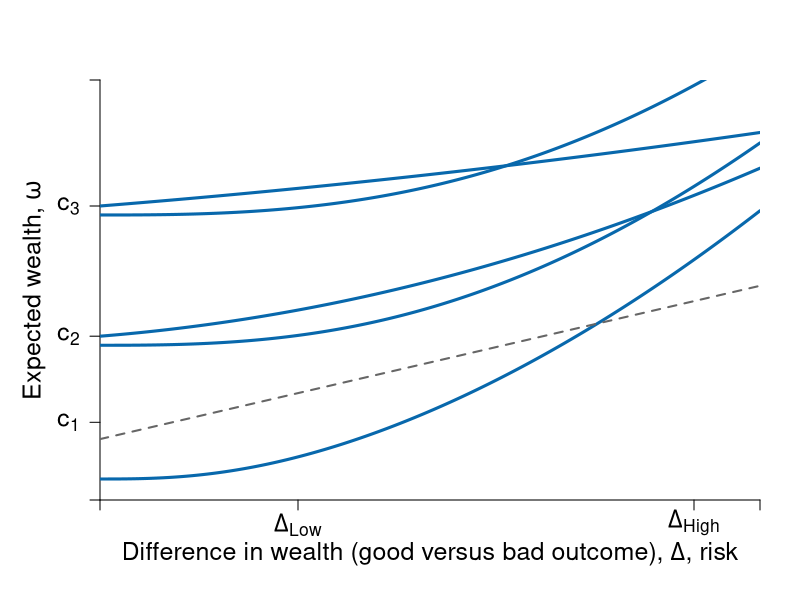

Source code (R): (Note: this script raises an error after producing the figure.)
require(ggplot2)
require(shape)
#library(RColorBrewer)
pdf(file = "risk/risks_low_very.pdf", width = 9, height = 7)

#Set parameters for graphics
axislabelsize <- 1.5
labelsize <- 1.2
graphlinewidth <- 3
segmentlinewidth <- 2
a <- c(2, 4, 6)


COL <- c("#7fc97f", "#beaed4", "#fdc086", "#ffff99", "#386cb0", "#f0027f", "#bf5b17", "#666666")
COLA <- c("#e0f3db", "#99d8c9","#66c2a4","#41ae76", "#238b45", "#005824")
COLB <- c("#c6dbef", "#4eb3d3", "#2b8cbe", "#0868ac","#084081")
COLC <- c("#fcfbfd", "#efedf5", "#dadaeb", "#bcbddc", "#9e9ac8", "#807dba", "#6a51a3", "#54278f", "#3f007d")

par(mar =  c(5, 5, 4, 2))
xlims <- c(0, 10)
ylims <- c(0, 20)

## u <- function(delta, y, b = 0.1, a = 1.5, c = 15){
##   y - b * delta^(c/y + a)
## }

u <- function(y, delta, a = 1.5, b = 0.1, c = 2){
  y^a - b * delta^c
}

indiff <- function(u, delta, a = 1.5, b = 0.1, c = 2){
  (u + b * delta^c )^(1/a)
}

slopeA <- function(g, slope1 = 0.25, slope2 = 0.08){
  slope1 + 2*slope2*g
}
 
tangentline <- function(g, intercept = 1, slope = 2){
  intercept + slope*g
}
 
indiffA2 <- function(g, intercept = 7.8, slope1 = 0.25, slope2 = 0.055){
  intercept  + slope1*g + slope2*g^2
}

slopeA2 <- function(g, slope1 = 0.25, slope2 = 0.055){
  slope1 + 2*slope2*g
}


slopeA3 <- function(g, slope1 = 0.25, slope2 = 0.01){
  slope1 + 2*slope2*g
}
tangentline2 <- function(g, intercept = 1, slope = 2){
  intercept + slope*g
}

#Plot command 
plot(0, 0, xlim = xlims, ylim = ylims, 
     type = "n",
     xlab = expression(paste("")),
     ylab = expression(paste("")), 
     axes = FALSE,
     cex.lab = axislabelsize, 
     bty = "n", 
     xaxs="i", 
     yaxs="i"
)


#Customize ticks and labels for the plot
# ticksy <- seq(ylims[1], ylims[2], 3)
# ylabels <- seq(ylims[1], ylims[2], 3)
# ticksx <- seq(xlims[1], xlims[2], 5)
# xlabels <- seq(xlims[1], xlims[2], 5)
ticksx <- c(0, 3, 9, xlims[2])
xlabels <- c(NA, expression(paste(Delta[Low])), expression(paste(Delta[High])), NA)
ticksy <- c(0, 3.7, 7.8, 14, ylims[2])
ylabels <- c(NA, expression(paste(c[1])), expression(paste(c[2])), expression(paste(c[3])), NA)

axis(1, at = ticksx, pos = 0, labels = xlabels, cex.axis = axislabelsize)
axis(2, at = ticksy, pos = 0, labels = ylabels, las = 1, cex.axis = axislabelsize)

#Axis labels and draw linear utility function
mtext(expression(paste("Difference in wealth (good versus bad outcome), ", Delta, ", risk")), side = 1, line = 2.5, cex = axislabelsize)
text(-1, 0.5*ylims[2], expression(paste("Expected wealth, ", omega)), xpd = TRUE, cex = axislabelsize, srt = 90) 


npts <- 500 
xx1 <- seq(xlims[1], xlims[2], length.out = npts)
xx2 <- seq(ylims[1], ylims[2], length.out = npts)
#xx3 <- seq(7.5, 10.5, length.out = npts)
#xx4 <- seq(6.7594 - 1.75, 6.7594 + 1.75, length.out = npts)

#lines(xx1, riskreturn(xx1), col = COLA[4], lwd = graphlinewidth, lty = 1)
for (u in c(1,20,50) ){
 lines(xx1, indiff(u, xx1, c = 2.7), col = COLB[4], lwd = graphlinewidth, lty = 1)  
}

## contour(xx1, xx2,
##         outer(xx1,xx2, FUN = u),
##         drawlabels = FALSE,
##         col = COLB[3],
##         lwd = graphlinewidth,
##         levels = c(5,10,15),
##         xaxs="i",
##         yaxs="i",
##         add = TRUE)

lines(xx1, indiffA2(xx1, intercept = 7.8, slope2 = 0.055), col = COLB[4], lwd = graphlinewidth, lty = 1)
lines(xx1, indiffA2(xx1, intercept = 14, slope2 = 0.01), col = COLB[4], lwd = graphlinewidth, lty = 1)

#lines(xx1, indiffA(xx1, intercept = 4.4), col = COLB[3], lwd = graphlinewidth, lty = 1)
lines(xx2, tangentline(xx2, intercept = 2.9, slope = slopeA(g = 3)), col = "#666666", lwd = segmentlinewidth, lty = 2)
lines(xx4, tangentline(xx4, intercept = -0.05, slope = slopeA(g = 6.7594)), col = "#666666", lwd = segmentlinewidth, lty = 2)

#lines(xx3, tangentline(xx3, intercept = -2.9, slope = slopeA(g = 9)), col = "#666666", lwd = segmentlinewidth, lty = 2)
#lines(xx1, indiffA2(xx1, intercept = 7.1), col = COLB[5], lwd = graphlinewidth, lty = 1)
lines(xx2, tangentline2(xx2, intercept = 7.25, slope = slopeA2(g = 3)), col = "#666666", lwd = segmentlinewidth, lty = 2)
#lines(xx3, tangentline(xx3, intercept = 3.25, slope = slopeA2(g = 9)), col = "#666666", lwd = segmentlinewidth, lty = 2)

lines(xx2, tangentline2(xx2, intercept = 13.8, slope = slopeA3(g = 3)), col = "#666667", lwd = segmentlinewidth, lty = 2)
#lines(xx3, tangentline(xx3, intercept = 13.1, slope = slopeA3(g = 9)), col = "#666667", lwd = segmentlinewidth, lty = 2)

segments(3, 0, 3, ylims[2], lty = 2, col = "gray", lwd = segmentlinewidth)
segments(9, 0, 9, ylims[2], lty = 2, col = "gray", lwd = segmentlinewidth)

segments(0, indiffA2(3), xlims[2], indiffA2(3), lty = 2, col = "gray", lwd = segmentlinewidth)

#Add points a, b, c and c
# segments(5.6, 0, 5.6, riskreturn(g = 5.6), lty = 2, col = "gray", lwd = segmentlinewidth)
# segments(0, riskreturn(g = 5.6), 5.6, riskreturn(g = 5.6), lty = 2, col = "gray", lwd = segmentlinewidth)
points(6.7594, indiffA(g = 6.7594), pch = 16, col = "black", cex = 1.5)
points(9, indiffA(g = 9), pch = 16, col = "black", cex = 1.5)
points(3, indiffA(g = 3), pch = 16, col = "black", cex = 1.5)
text(3 + 0.15, indiffA(g = 3) - 0.5, expression(e), cex = labelsize)
text(6.7594 + 0.15, indiffA(g = 6.7594) - 0.5, expression(g), cex = labelsize)
text(9 + 0.15, indiffA(g = 9) - 0.5, expression(h), cex = labelsize)



points(3, indiffA2(g = 3), pch = 16, col = "black", cex = 1.5)
text(3 + 0.15, indiffA2(g = 3) - 0.5, expression(f), cex = labelsize)

points(9, indiffA2(g = 9), pch = 16, col = "black", cex = 1.5)
text(9 + 0.15, indiffA2(g = 9) - 0.5, expression(i), cex = labelsize)


points(3, indiffA2(g = 3, intercept = 14, slope2 = 0.01), pch = 16, col = "black", cex = 1.5)
text(3 + 0.15, indiffA2(g = 3, intercept = 14, slope2 = 0.01) - 0.5, expression(k), cex = labelsize)

points(9, indiffA2(g = 9, intercept = 14, slope2 = 0.01), pch = 16, col = "black", cex = 1.5)
text(9 + 0.15, indiffA2(g = 9, intercept = 14, slope2 = 0.01) - 0.5, expression(j), cex = labelsize)


#text(5.6 + 0.25, riskreturn(g = 5.6) - 0.3, expression(A), cex = labelsize)


# segments(0, riskreturn(g = 7.5) , 7.5, riskreturn(g = 7.5) , lty = 2, col = "gray", lwd = segmentlinewidth)
# points(7.5, riskreturn(g = 7.5) , pch = 16, col = "black", cex = 1.5)
# text(7.5 + 0.25, riskreturn(g = 8) - 1, expression(B), cex = labelsize)

#Segment for next best wage offer
#segments(0, 5.75, xlims[2], 5.75, lty = 2, col = "gray", lwd = segmentlinewidth)

#Label risk return schedule
#text(14, riskreturn(g = 14) - 1, expression(paste(g(r) - bar(rho)*K) ), cex = labelsize)

#Label value functions
text(11.8, 17, expression(u[1]), cex = labelsize)
text(6, 6.8, expression("very risk"), cex = labelsize)
text(6, 6, expression("averse"), cex = labelsize)

text(10.4, 17, expression(u[2]), cex = labelsize)
text(6, 12.9, expression("risk"), cex = labelsize)
text(6, 12.1, expression("averse"), cex = labelsize)


text(9.4, 17.7, expression(u[3]), cex = labelsize)
text(6, 17.4, expression("almost risk"), cex = labelsize)
text(6, 16.6, expression("neutral"), cex = labelsize)


dev.off()
